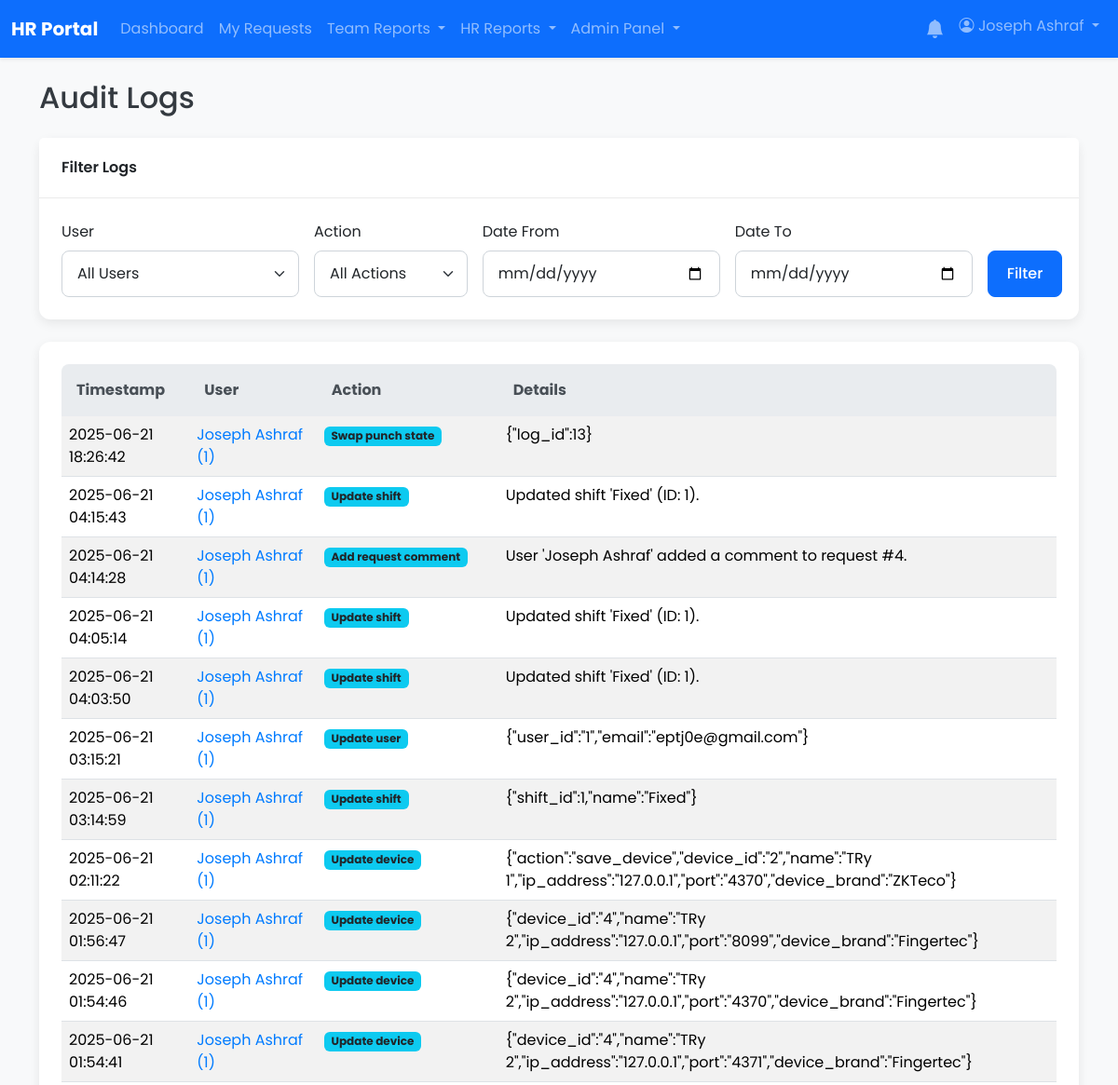
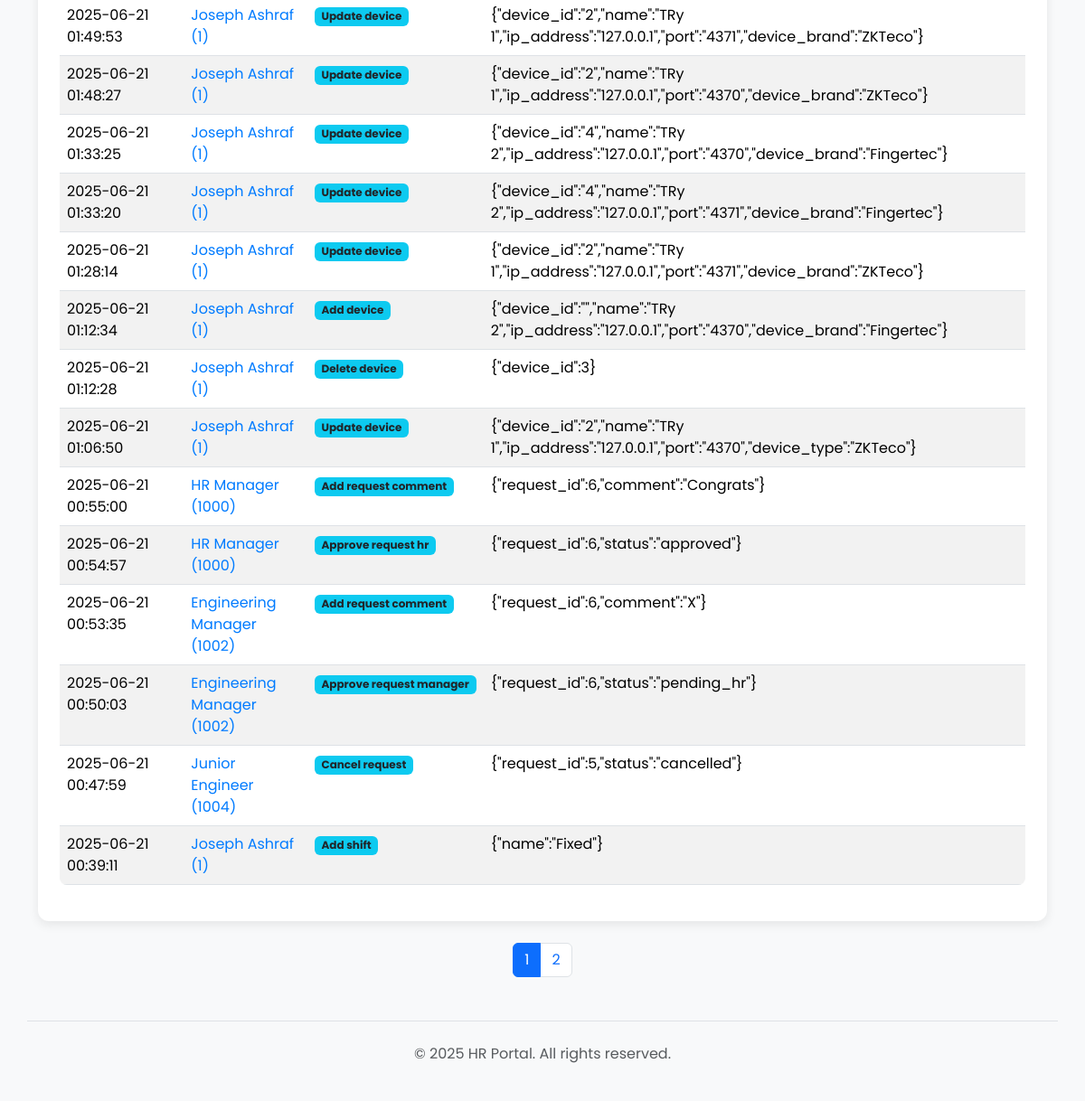
Page /admin/audit_logs.php (signed in) on the earlier database version (2 pictures, top to bottom).
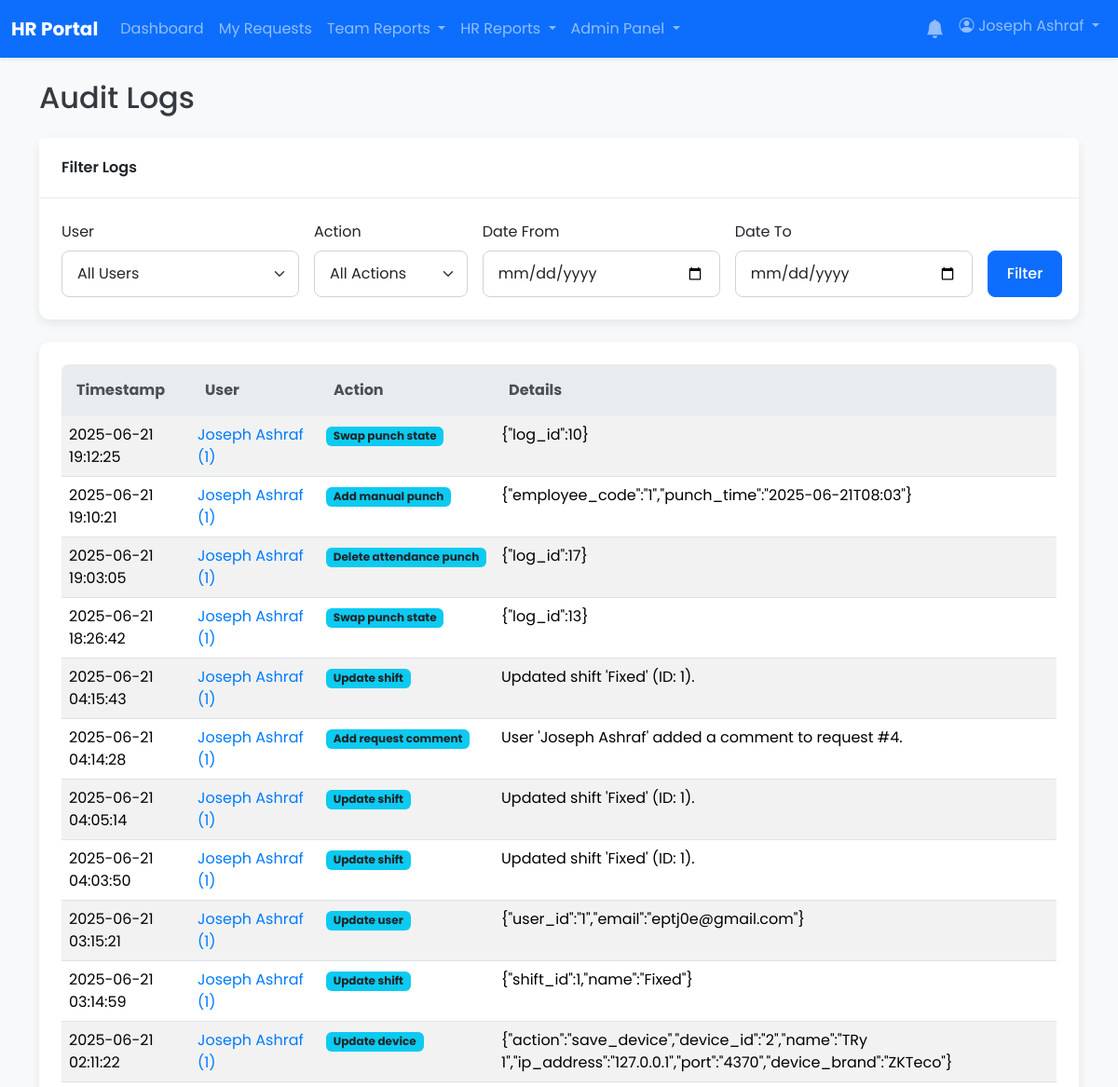
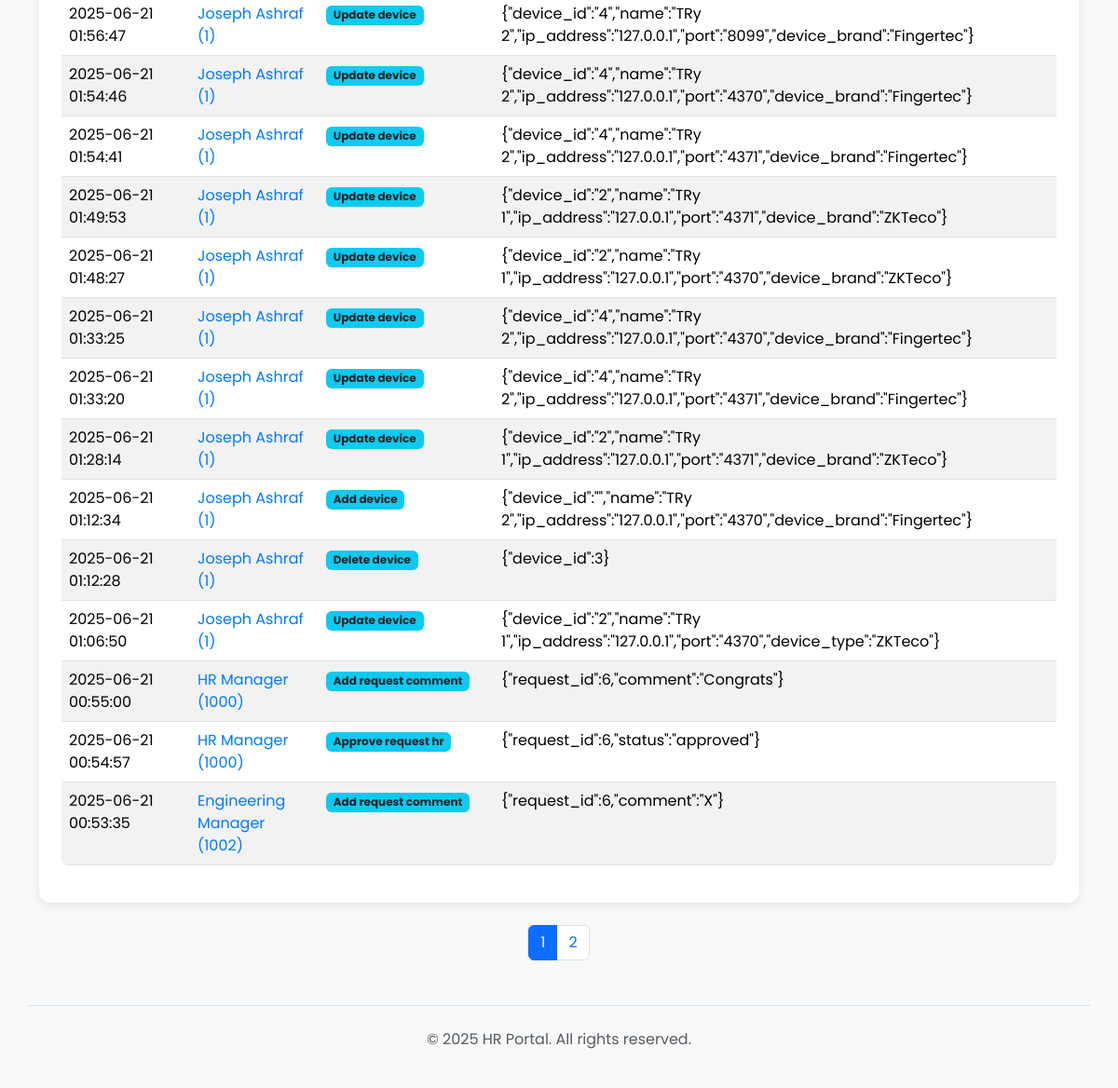
Same page on the later database version (2 pictures, top to bottom).
### tables this page shows
CREATE TABLE `audit_logs` (
  `id` int(11) NOT NULL,
  `user_id` int(11) DEFAULT NULL,
  `action` varchar(255) NOT NULL,
  `details` text DEFAULT NULL,
  `created_at` timestamp NOT NULL DEFAULT current_timestamp()
);

CREATE TABLE `users` (
  `id` int(11) NOT NULL,
  `employee_code` varchar(50) DEFAULT NULL,
  `full_name` varchar(255) NOT NULL,
  `email` varchar(255) NOT NULL,
  `password` varchar(255) NOT NULL,
  `role` enum('user','manager','hr','hr_manager','admin') NOT NULL DEFAULT 'user',
  `shift_id` int(11) DEFAULT NULL,
  `department_id` int(11) DEFAULT NULL,
  `direct_manager_id` int(11) DEFAULT NULL,
  `is_active` tinyint(1) NOT NULL DEFAULT 1,
  `must_change_password` tinyint(1) NOT NULL DEFAULT 0,
  `created_at` timestamp NOT NULL DEFAULT current_timestamp(),
  `updated_at` timestamp NOT NULL DEFAULT current_timestamp() ON UPDATE current_timestamp(),
  `manager_id` int(11) DEFAULT NULL
);

### app/core/helpers.php (called while the page is built, shortened)
<?php
function sanitize_input($data) {
    $data = trim($data);
    $data = stripslashes($data);
    $data = htmlspecialchars($data, ENT_QUOTES, 'UTF-8');
    return $data;
}

### admin/audit_logs.php (the view, shortened to what the changed rows need)
<?php
require_once __DIR__ . '/../app/bootstrap.php';
$results_per_page = 25;
$page = isset($_GET['page']) ? (int)$_GET['page'] : 1;
$page = max(1, $page);
$offset = ($page - 1) * $results_per_page;
$filter_user = sanitize_input($_GET['user_id'] ?? '');
$filter_action = sanitize_input($_GET['action'] ?? '');
$filter_start_date = sanitize_input($_GET['start_date'] ?? '');
$filter_end_date = sanitize_input($_GET['end_date'] ?? '');
$where_clauses = [];
$params = [];
$where_sql = count($where_clauses) > 0 ? 'WHERE ' . implode(' AND ', $where_clauses) : '';
$total_stmt = $pdo->prepare("SELECT COUNT(*) FROM audit_logs al LEFT JOIN users u ON al.user_id = u.id {$where_sql}");
$total_stmt->execute($params);
$total_logs = $total_stmt->fetchColumn();
$total_pages = ceil($total_logs / $results_per_page);
$stmt_params = array_merge($params, [$results_per_page, $offset]);
$stmt = $pdo->prepare(
    "SELECT al.*, u.full_name, u.employee_code
     FROM audit_logs al
     LEFT JOIN users u ON al.user_id = u.id
     {$where_sql}
     ORDER BY al.created_at DESC
     LIMIT ? OFFSET ?"
);
$stmt->execute($stmt_params);
$logs = $stmt->fetchAll();
include __DIR__ . '/../app/templates/header.php';
?>
<h1 class="h2 mb-4">Audit Logs</h1>
<div class="card">
    <div class="card-body">
        <div class="table-responsive">
            <table class="table table-striped table-hover">
                <thead>
                    <tr>
                        <th>Timestamp</th>
                        <th>User</th>
                        <th>Action</th>
                        <th>Details</th>
                    </tr>
                </thead>
                <tbody>
                    <?php if (empty($logs)): ?>
                        <tr>
                            <td colspan="4" class="text-center">No audit logs found matching your criteria.</td>
                        </tr>
                    <?php else: ?>
                        <?php foreach ($logs as $log): ?>
                            <tr>
                                <td><?php echo htmlspecialchars($log['created_at']); ?></td>
                                <td>
                                    <?php if ($log['full_name']): ?>
                                        <a href="?user_id=<?php echo $log['user_id']; ?>">
                                            <?php echo htmlspecialchars($log['full_name']); ?>
                                            (<?php echo htmlspecialchars($log['employee_code'] ?? 'N/A'); ?>)
                                        </a>
                                    <?php else: ?>
                                        <span class="text-muted">Unknown (ID: <?php echo htmlspecialchars($log['user_id'] ?? 'N/A'); ?>)</span>
                                    <?php endif; ?>
                                </td>
                                <td>
                                    <span class="badge bg-info text-dark"><?php echo htmlspecialchars(ucfirst(str_replace('_', ' ', $log['action']))); ?></span>
                                </td>
                                <td><?php echo htmlspecialchars($log['details'] ?? ''); ?></td>
                            </tr>
                        <?php endforeach; ?>
                    <?php endif; ?>
                </tbody>
            </table>
        </div>
    </div>
</div>
<?php if ($total_pages > 1): ?>
<nav aria-label="Page navigation" class="mt-4">
    <ul class="pagination justify-content-center">
        <?php for ($i = 1; $i <= $total_pages; $i++): ?>
            <li class="page-item <?php if ($i == $page) echo 'active'; ?>">
                <a class="page-link" href="?page=<?php echo $i; ?>&user_id=<?php echo htmlspecialchars($filter_user); ?>&action=<?php echo htmlspecialchars($filter_action); ?>&start_date=<?php echo htmlspecialchars($filter_start_date); ?>&end_date=<?php echo htmlspecialchars($filter_end_date); ?>"><?php echo $i; ?></a>
            </li>
        <?php endfor; ?>
    </ul>
</nav>
<?php endif; ?>
<?php
include __DIR__ . '/../app/templates/footer.php';
?>

Differences in the rows shown:
no longer on this page (row unchanged): audit_logs: created_at "2025-06-21 00:50:03", user.full_name "Engineering Manager", user.employee_code "1002", action "Approve request manager", details "{\"request_id\":6,\"status\":\"pending_hr\"}"
no longer on this page (row unchanged): audit_logs: created_at "2025-06-21 00:47:59", user.full_name "Junior Engineer", user.employee_code "1004", action "Cancel request", details "{\"request_id\":5,\"status\":\"cancelled\"}"
no longer on this page (row unchanged): audit_logs: created_at "2025-06-21 00:39:11", user.full_name "Joseph Ashraf", user.employee_code "1", action "Add shift", details "{\"name\":\"Fixed\"}"
added audit_logs: created_at "2025-06-21 19:12:25", user.full_name "Joseph Ashraf", user.employee_code "1", action "Swap punch state", details "{\"log_id\":10}"
added audit_logs: created_at "2025-06-21 19:10:21", user.full_name "Joseph Ashraf", user.employee_code "1", action "Add manual punch", details "{\"employee_code\":\"1\",\"punch_time\":\"2025-06-21T08:03\"}"
added audit_logs: created_at "2025-06-21 19:03:05", user.full_name "Joseph Ashraf", user.employee_code "1", action "Delete attendance punch", details "{\"log_id\":17}"
